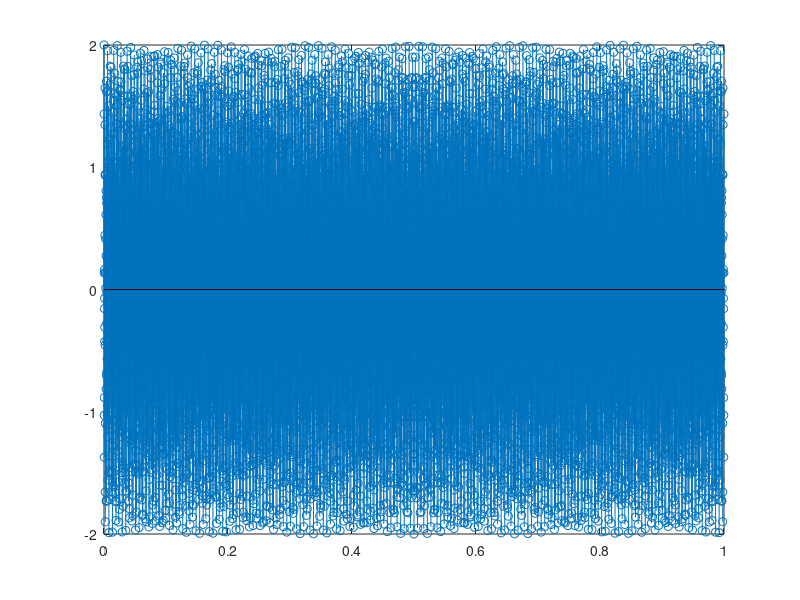
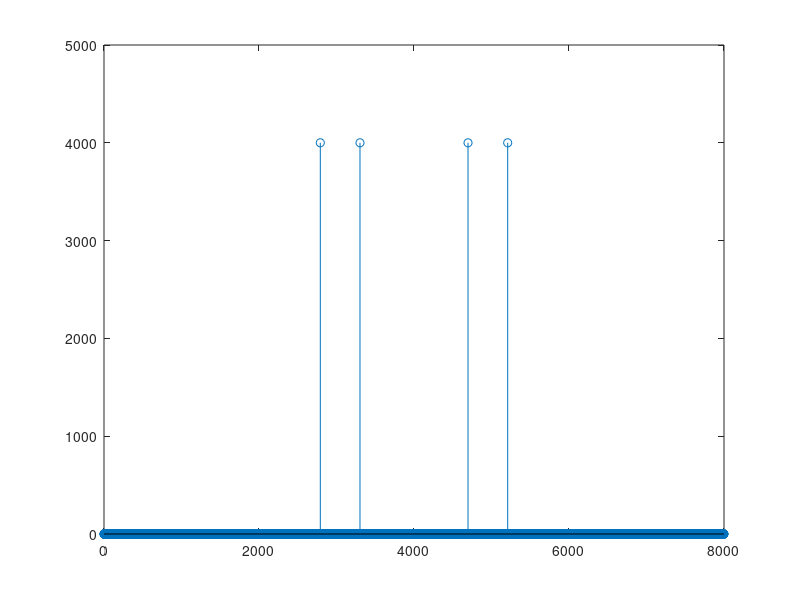

These charts were generated, in order, by the following MATLAB code: (Note: this script raises an error after producing the figures.)
clear 
fs=8000;
f1=697;
f2=1209;
T=1/fs;
t=[0:T:1-T];
input=cos(2*pi*f1.*t)+cos(2*pi*f2.*t);
figure(1);
stem(t,input);
output=fftshift(fft(input));
figure(2);
stem([0:length(input)-1],abs(output));
%stem(linspace(-fs/2,fs/2,length(t)),abs(output));
N=length(input);
x_squre=zeros(1,N);
for k=[600:1800]
[vk,vk_last]=compute_vk(N,input,N,k);
x_squre(k)=vk^2+vk_last^2-2*cos(2*pi*k/N)*vk*vk_last;
end
figure(3)
decode=x_squre>10^6;
%find(decode)
% ar=lpc(input,50);
% [H,w]=freqz(1,ar,4000);
% stem([0:4000-1],abs(H).^2)
[outputy,outputx]=frequency_analysis_LPC(input,20);



